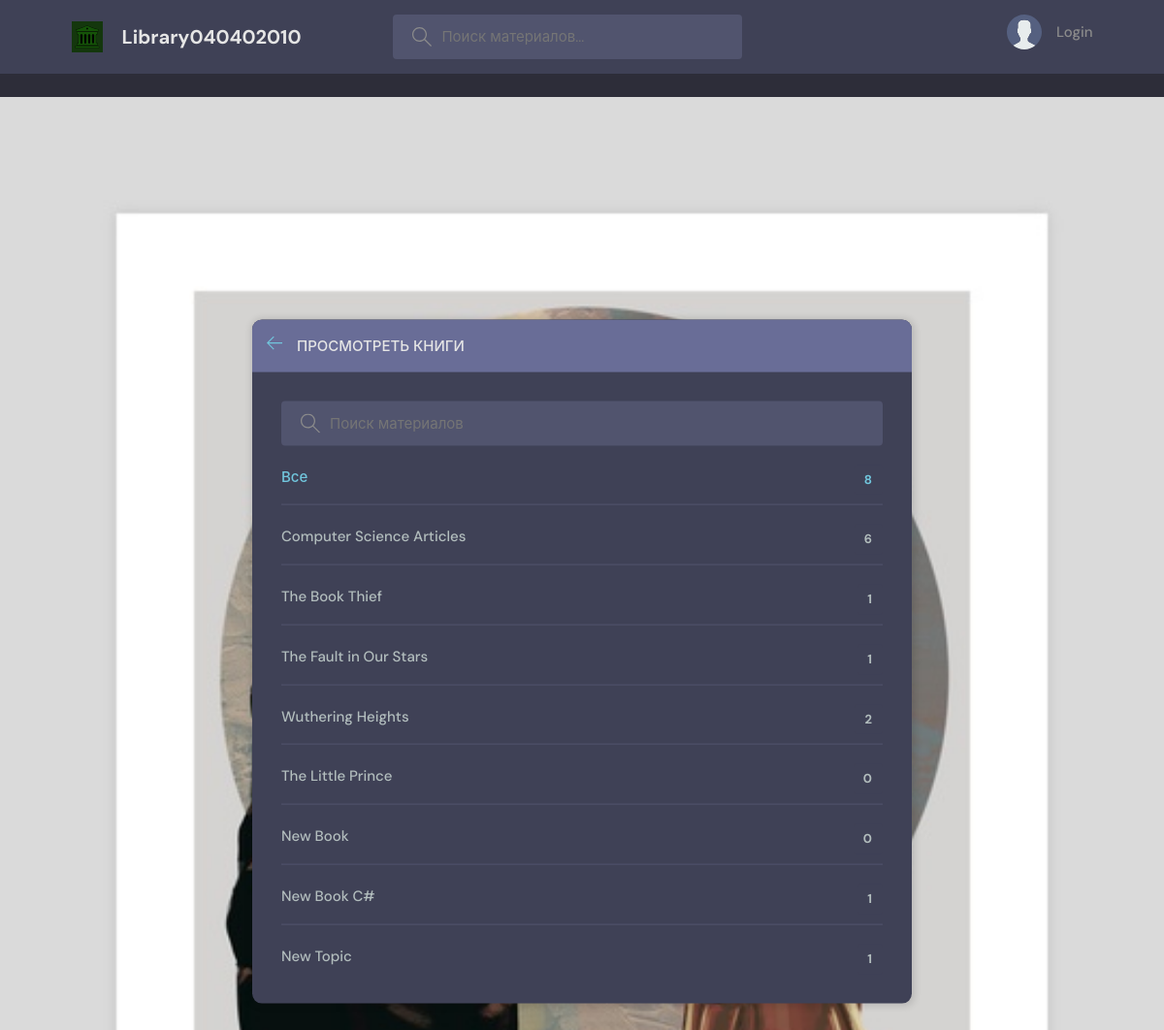
Page /topics/ on the committed database.
### base/models.py (models this page shows, shortened)
class Book(models.Model):
    name = models.CharField(max_length=30)

### base/views.py (the view)
# urls.py: path('topics/', views.topicsPage, name="topics"),
def topicsPage(request):
    q = request.GET.get('q') if request.GET.get('q') != None else ''
    topics = Book.objects.filter(name__icontains=q)
    return render(request, 'base/topics.html', {'topics': topics})

### base/templates/base/topics.html (shortened to what this page needs)
  {% extends 'main.html' %}
  {% block content %}
    <main class="create-room layout">
      <div class="container">
        <div class="layout__box">
          <div class="layout__boxHeader">
            <div class="layout__boxTitle">
              <a href="{% url 'Homepage' %}">
                <svg version="1.1" xmlns="http://www.w3.org/2000/svg" width="32" height="32" viewBox="0 0 32 32">
                  <title>arrow-left</title>
                  <path
                    d="M13.723 2.286l-13.723 13.714 13.719 13.714 1.616-1.611-10.96-10.96h27.625v-2.286h-27.625l10.965-10.965-1.616-1.607z"
                  ></path>
                </svg>
              </a>
              <h3>Просмотреть книги</h3>
            </div>
          </div>
          <div class="topics-page layout__body">
            <form action="" method="GET" class="header__search">
              <label>
                <input name="q" placeholder="Поиск материалов" />
              </label>
            </form>
            <ul class="topics__list">
              <li>
                <a href="{% url 'topics' %}" class="active">Все <span>{{topics.count}}</span></a>
              </li>
              {% for topic in topics %}
              <li>
                <a href="{% url 'Homepage' %}?q={{topic.name}}">{{topic.name}} <span>{{topic.authorize_set.all.count}}</span></a>
              </li>
              {% endfor %}
            </ul>
          </div>
        </div>
      </div>
    </main>
{% endblock content %}

### static/styles/style.css (style rules this page uses)
:root { --color-main: #71c6dd; --color-main-light: #e1f6fb; --color-dark: #3f4156; --color-dark-medium: #51546e; --color-dark-light: #696d97; --color-light: #e5e5e5; --color-gray: #8b8b8b; --color-light-gray: #b2bdbd; --color-bg: #2d2d39; --color-success: #5dd693; --color-error: #fc4b0b; }
* { font-family: "DM Sans", -apple-system, BlinkMacSystemFont, "Segoe UI", Roboto, Oxygen, Ubuntu, Cantarell, "Open Sans", "Helvetica Neue", sans-serif; margin: 0; padding: 0; box-sizing: border-box; text-rendering: optimizeLegibility; font-size: inherit; }
html { font-size: 56.25%; }
@media only screen and (min-width: 1200px) { html { font-size: 62.5%; } }
body { line-height: 1.6; font-weight: 400; font-size: 1.5rem; color: var(--color-light-gray); background-color: var(--color-bg); min-height: 100vh; }
a { display: inline-block; color: var(--color-main); text-decoration: none; }
.container { max-width: 120rem; width: 90%; margin: auto; }
.header__search > label { background-color: var(--color-dark-medium); padding: 1.3rem 1rem; display: flex; align-items: center; gap: 1rem; border-radius: 4px; }
.header__search svg { fill: var(--color-gray); width: 2rem; height: 2rem; margin-left: 1rem; }
.header__search input { width: 30rem; background: transparent; border: none; outline: none; color: var(--color-light); }
.layout { margin-top: 2.4rem; }
.layout > .container { display: flex; justify-content: space-between; align-items: flex-start; }
.layout__box { width: 90%; max-width: 48rem; min-height: 40rem; position: absolute; top: 50%; left: 50%; transform: translate(-50%, -46%); background-color: var(--color-dark); border-radius: 1rem; box-shadow: 1px 1px 6px 3px rgba(0, 0, 0, 0.1); overflow: hidden; }
.layout__boxHeader { display: flex; padding: 1.5rem; background-color: var(--color-dark-light); }
.layout__boxTitle { display: flex; gap: 1.5rem; align-items: center; }
.layout__boxTitle h3 { text-transform: uppercase; font-weight: 500; color: var(--color-light); }
.layout__boxTitle svg { width: 1.6rem; height: 1.6rem; fill: var(--color-main); }
.layout__body { margin: 3rem; }
.topics__list { list-style: none; }
.topics__list li a { display: flex; justify-content: space-between; margin-bottom: 3rem; font-weight: 500; color: var(--color-light-gray); transition: all 0.3s ease-in-out; }
.topics__list li a.active, .topics__list li a:hover { color: var(--color-main); }
.topics__list li a span { padding: 0.5rem 1rem; background-color: var(--color-dark); border-radius: 3px; font-size: 1.3rem; font-weight: 700; letter-spacing: 1px; }
.topics-page .topics__list li:not(:last-child) a { margin: 2rem 0; padding-bottom: 1rem; text-decoration: none; border-bottom: 1px solid var(--color-dark-medium); }
.topics-page .header__search { display: block; }
.create-room.layout .layout__box { max-width: 68rem; }

### rows in the picture
Book: name "Computer Science Articles", authorize_set.all.count "6"
Book: name "The Book Thief", authorize_set.all.count "1"
Book: name "The Fault in Our Stars", authorize_set.all.count "1"
Book: name "Wuthering Heights", authorize_set.all.count "2"
Book: name "The Little Prince", authorize_set.all.count "0"
Book: name "New Book", authorize_set.all.count "0"
Book: name "New Book C#", authorize_set.all.count "1"
Book: name "New Topic", authorize_set.all.count "1"

### other values in the picture
{{ topics.count }} "8"
